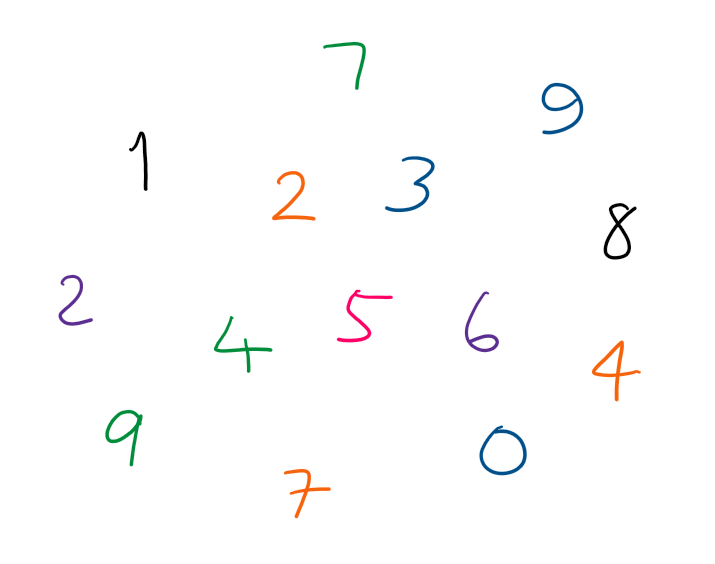
#> input picture Multi-Digit Classification/Shape_Matching/test_images/test_image1.png, 715 x 564 px, found by its file name
$ jupyter execute --allow-errors main.ipynb
#> lines starting #> are read from the running program, lines starting #| are printed output that depends on the picture; after the words box and inside, x2 and y2 are one past the last pixel; in counts of white or black regions, pixels touching at a corner belong together
#> further down, test_img is the input picture: shape (564, 715, 3); mean B, G, R 252.4, 252.4, 252.5
### Multi-Digit Classification/Shape_Matching/digit_extraction.py
import numpy as np
import matplotlib.pyplot as plt
import cv2
from scipy.ndimage import gaussian_filter

class DigitExtraction:

    def __init__(self, image, sigma = 1, image_size = 28, pad_value = 10):
#> called with sigma = 1, image_size = 28, pad_value = 0
        self.I = cv2.cvtColor(image, cv2.COLOR_BGR2GRAY).astype(np.uint8) if image.ndim == 3 else image
        self.image = image
        self.sigma = sigma
        self.size = image_size
        self.pad_value = pad_value
        self.bounding_boxes = []

    def find_contours(self):
        blurred_img = gaussian_filter(self.I, sigma = self.sigma)
        blurred_img = blurred_img.astype(np.uint8)
        _, binary_img = cv2.threshold(blurred_img, 0, 255, cv2.THRESH_BINARY_INV + cv2.THRESH_OTSU)
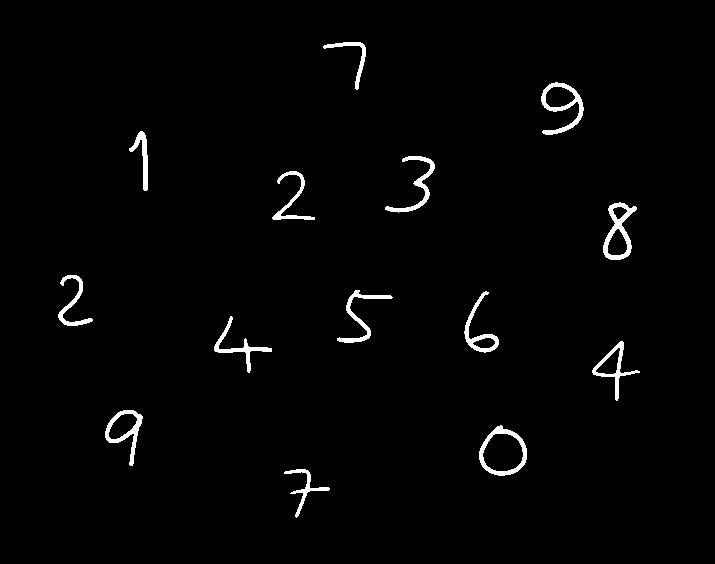
#> binary_img: shape (564, 715); 1.8% white; 14 white regions
        self.contours, _ = cv2.findContours(binary_img, cv2.RETR_EXTERNAL, cv2.CHAIN_APPROX_SIMPLE)
#> self.contours = 14 contours; largest, box (x1, y1, x2, y2) and area: (479, 425, 527, 476) 1728, (603, 202, 637, 260) 1092, (541, 82, 584, 135) 1023, (105, 410, 143, 466) 928, (592, 341, 640, 401) 723
        return self.contours

    def resize_and_pad(self, img, size, shrink):
        h, w = img.shape
        target_digit_size = int(size * shrink)
        scale = target_digit_size / max(h, w)
        resized = cv2.resize(img, (int(w * scale), int(h * scale)))
        h_pad, w_pad = size - resized.shape[0], size - resized.shape[1]
        top, bottom = h_pad // 2, h_pad - h_pad // 2
        left, right = w_pad // 2, w_pad - w_pad // 2
        padded = cv2.copyMakeBorder(resized, top, bottom, left, right, cv2.BORDER_CONSTANT, value = self.pad_value)
        return padded

    def extract_digits(self, shrink = 1.0, min_area = 9, min_dim = 3):
        _ = self.find_contours()
        digits = []
        self.locs = []
        for contour in self.contours:
            if cv2.contourArea(contour) < min_area:
                continue
            points = contour[:, 0, :]
            if points.size == 0:
                continue
            min_x, min_y = np.min(points, axis = 0)
            max_x, max_y = np.max(points, axis = 0)
            width, height = max_x - min_x, max_y - min_y
            if width < min_dim or height < min_dim:
                continue
            if max_x > min_x and max_y > min_y:
                digit_roi = self.I[min_y:max_y+1, min_x:max_x+1]
                blank = np.zeros_like(digit_roi)
                contour_shifted = contour - [min_x, min_y]
                cv2.drawContours(blank, [contour_shifted], -1, (255), thickness = 1)
                digit_resized = self.resize_and_pad(blank, size = self.size, shrink = shrink)
                digits.append(digit_resized)
                self.locs.append((min_x, min_y, max_x, max_y))
#> this loop made 14 passes
#> (min_x, min_y, max_x, max_y, width, height, h in resize_and_pad, w in resize_and_pad) on passes 1 to 12: (284, 469, 329, 517, 45, 48, 49, 46), (479, 425, 526, 475, 47, 50, 51, 48), (105, 410, 142, 465, 37, 55, 56, 38), (592, 341, 639, 400, 47, 59, 60, 48), (214, 316, 271, 372, 57, 56, 57, 58), (464, 291, 498, 352, 34, 61, 62, 35), (337, 290, 392, 342, 55, 52, 53, 56), (58, 275, 92, 325, 34, 50, 51, 35), (603, 202, 636, 259, 33, 57, 58, 34), (272, 171, 314, 219, 42, 48, 49, 43), (385, 156, 434, 212, 49, 56, 57, 50), (129, 131, 147, 190, 18, 59, 60, 19)
#> pass 1, in extract_digits, `digit_roi = self.I[min_y:max_y+1, min_x:max_x+1]`:
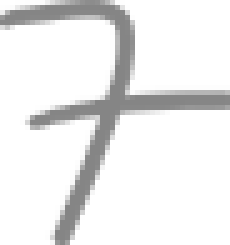
#> digit_roi: shape (49, 46) (shown 5 times larger); min 133, max 255, mean 235.1
#> pass 1, in resize_and_pad, `padded = cv2.copyMakeBorder(resized, top, bottom, left, right, cv2.BOR..`:
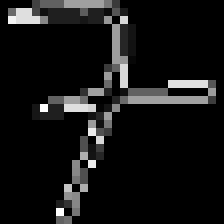
#> padded: shape (28, 28) (shown 8 times larger); min 0, max 255, mean 20.7
#> after the loop:
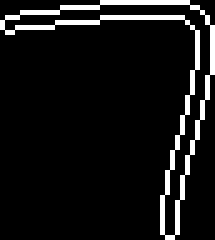
#> blank: shape (48, 43) (shown 5 times larger); 8.1% white in thin lines or dots
#> after the loop, digits = 14 items; self.locs = 14 items, first 6: (284, 469, 329, 517), (479, 425, 526, 475), (105, 410, 142, 465), (592, 341, 639, 400), (214, 316, 271, 372), (464, 291, 498, 352)
        self.digits = digits
#> self.digits = 14 items
        return np.array(digits)

    # [34 lines left out: functions show_contours, show_recognized_digits, show_extracted_digits, not called in this run]

### Multi-Digit Classification/Shape_Matching/data_generator.py
import cv2
import numpy as np
from digit_extraction import DigitExtraction

def load_data(image_path = "train_image.png", num_samples_digit = 20):
#> called with image_path = 'train_image.png', num_samples_digit = 20
    train_img = cv2.imread(image_path)
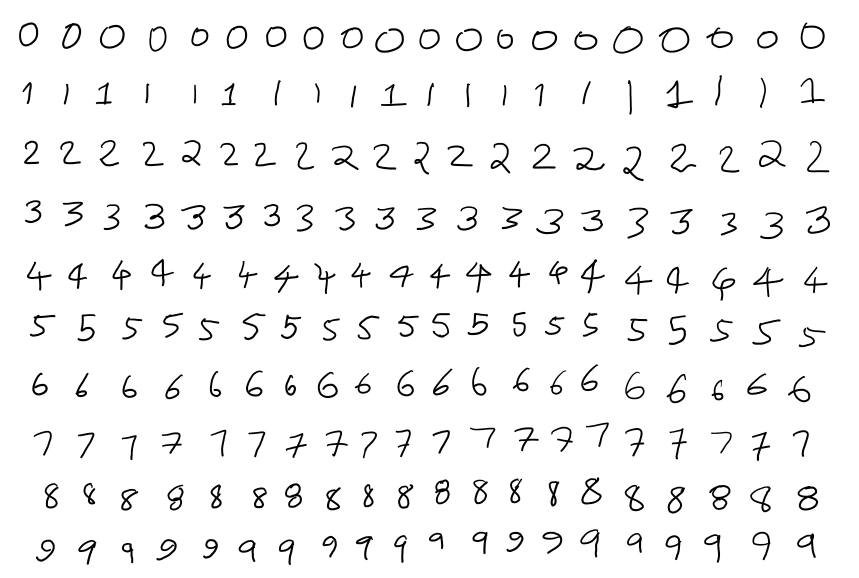
#> input picture Multi-Digit Classification/Shape_Matching/train_image.png, 1717 x 1155 px (shown at 1/2 size)
#> train_img is the input picture: shape (1155, 1717, 3); min 0, max 255, mean 243.7
    d = DigitExtraction(train_img, pad_value = 0)
    digits = d.extract_digits()
#> call 2 of extract_digits, with shrink = 1, min_area = 9, min_dim = 3
#> in find_contours (call 2), `_, binary_img = cv2.threshold(blurred_img, 0, 255, cv2.THRESH_BINARY_I..`:
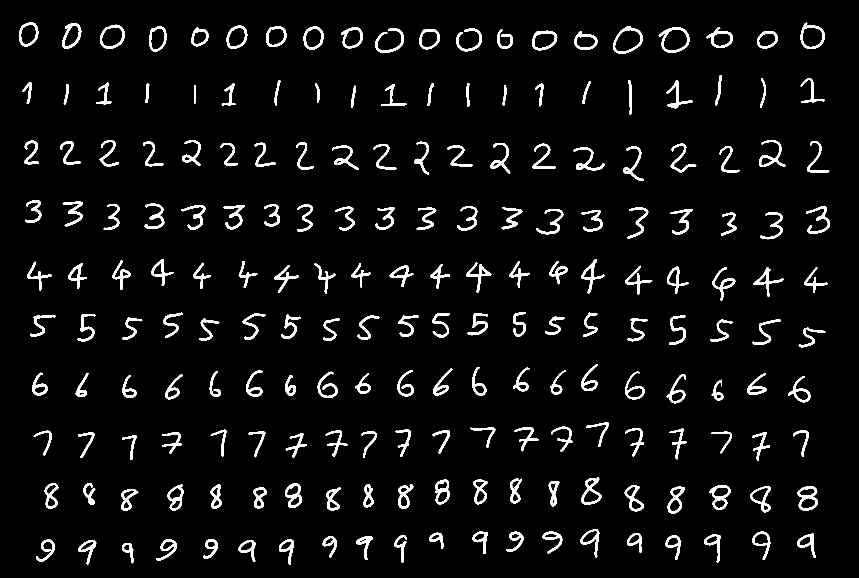
#> binary_img: shape (1155, 1717) (shown at 1/2 size); 5.2% white; 200 white regions
#> in find_contours (call 2), `self.contours, _ = cv2.findContours(binary_img, cv2.RETR_EXTERNAL, cv2..`: self.contours = 200 contours; largest, box (x1, y1, x2, y2) and area: (1226, 52, 1286, 108) 2282, (1317, 54, 1379, 106) 2258, (1601, 45, 1650, 98) 1854, (200, 49, 250, 98) 1798, (1064, 61, 1115, 101) 1530
#> the loop in extract_digits (call 2), `for contour in self.contours:` made 200 passes
#> (min_x, min_y, max_x, max_y, width, height, h in resize_and_pad, w in resize_and_pad) on passes 1 to 3: (244, 1086, 266, 1126, 22, 40, 41, 23), (477, 1080, 510, 1123, 33, 43, 44, 34), (156, 1080, 192, 1128, 36, 48, 49, 37)
#> pass 1, in extract_digits (call 2), `digit_roi = self.I[min_y:max_y+1, min_x:max_x+1]`:
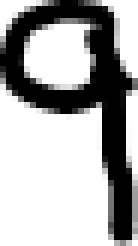
#> digit_roi: shape (41, 23) (shown 6 times larger); min 0, max 255, mean 171.8
#> pass 1, in resize_and_pad (call 15), `padded = cv2.copyMakeBorder(resized, top, bottom, left, right, cv2.BOR..`:
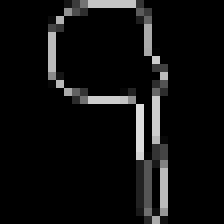
#> padded: shape (28, 28) (shown 8 times larger); min 0, max 221, mean 15.3
#> pass 2, in resize_and_pad (call 16), `resized = cv2.resize(img, (int(w * scale), int(h * scale)))`:
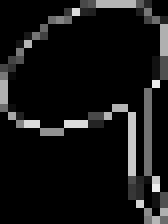
#> resized: shape (28, 21) (shown 8 times larger); min 0, max 237, mean 21.4
#> after the loop in extract_digits (call 2), `for contour in self.contours:`:
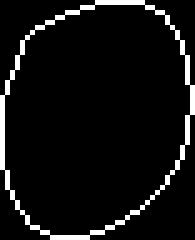
#> blank: shape (48, 39) (shown 5 times larger); 6.7% white in thin lines or dots
    y = np.array([[i for _ in range(num_samples_digit)] for i in range(10)])
    y = y.flatten()
    y = np.flip(y)
    return digits, y

### Multi-Digit Classification/Shape_Matching/models_SC.py
import numpy as np
import sys

from edge_detector import EdgeDetector
from shape_context import ShapeContext
from matcher import Matcher


# [5 lines left out: function print_bar, not called in this run]

class KNN:
    """ Shape-context-based KNN classifier """

    def __init__(self, k = 3, use_cv2 = True, max_points = 50):
        self.k = k
        self.use_cv2 = use_cv2
        self.max_pts = max_points
        self.train_sample_points = []
        self.train_descriptors = []
        self.train_images = []
        self.train_labels = []

    def get_points_and_descriptors(self, X):
        """ Extract sampled points and descriptors for a list of images """
        edge_points_list = [EdgeDetector(img, use_cv2 = self.use_cv2).detect_edges() for img in X]
        print("Edge Detection is done!")
        shape_contexts = [ShapeContext(pts, max_points = self.max_pts) for pts in edge_points_list]

        sampled_points = [sc.sampled_points for sc in shape_contexts]
        descriptors = [sc.compute_shape_context() for sc in shape_contexts]
        print("Computation of Descriptors is done!")
        print("-" * 75)

        return sampled_points, descriptors

    def fit(self, X_train, y_train):
        """ Store training data and precompute descriptors """
        self.train_images = X_train
        self.train_labels = y_train
        self.train_sample_points, self.train_descriptors = self.get_points_and_descriptors(X_train)

    def predict(self, X_test, alpha = 1.0, beta = 0.3, gamma = 1.6):
        """ Predict labels for test images by computing shape distances """
        test_sample_points, test_descriptors = self.get_points_and_descriptors(X_test)
        predictions = []
        n_train = len(self.train_images)
        n_test = len(X_test)

        print("Predicting...")
        for idx in range(n_test):
            test_img = X_test[idx]
            test_points = test_sample_points[idx]
            test_desc = test_descriptors[idx]

            costs = []
            for i in range(n_train):
                print_bar(i + 1, n_train, idx, n_test)
                matcher = Matcher(
                    self.train_images[i], test_img,
                    self.train_descriptors[i], test_desc,
                    self.train_sample_points[i], test_points
                )
                cost = matcher.total_cost(alpha, beta, gamma)
                costs.append(cost)

            print()
            best_indices = np.argpartition(costs, self.k)[:self.k]
            top_labels = self.train_labels[best_indices]
            label = np.bincount(top_labels).argmax()
            predictions.append(label)

        print("-" * 75)
        return np.array(predictions)

    def accuracy(self, y_pred, y_test):
        """ Evaluate the classifier with test data """
        return np.sum(y_pred == y_test) / len(y_test)


### Multi-Digit Classification/Shape_Matching/main.ipynb
# Image-Based Multi-Digit Extraction and Classification

This notebook uses the method of Shape Matching to recognise the multiple digits in a single image by extracting the contours.

[cell 1]
# Imports
import cv2
import time
import numpy as np

from tensorflow.keras.datasets import mnist
from digit_extraction import DigitExtraction
from models_SC import KNN
from data_generator import load_data

import warnings
warnings.filterwarnings('ignore')

## Load the MNIST Training Data

#> (a cell that did not finish here is left out)

## Shape Matching Model

[cell 3]
# Training the model
model = KNN(k = 3)
training_start_time = time.time()
#> (the rest of this cell did not finish here and is left out)

## Testing on Sample Images

[cell 4]
test_img = cv2.imread("test_images\\test_image1.png")
d = DigitExtraction(test_img, pad_value = 0)
digits = d.extract_digits()

[cell 5]
start = time.time()
#> (the rest of this cell did not finish here and is left out)

## Modification of Training Data

[cell 6]
X_train, y_train = load_data()

[cell 7]
# Training the model
model = KNN(k = 3)
training_start_time = time.time()
model.fit(X_train, y_train)
#> (the call stopped at in get_points_and_descriptors, `edge_points_list = [EdgeDetector(img, use_cv2 = self.use_cv2).detect_e..`: edge_detector is not available in this run)
print(f"Time required to train the model: {time.time() - training_start_time:.2f} s")

## Testing on Sample Images

[cell 8]
start = time.time()
#> (the rest of this cell did not finish here and is left out)
